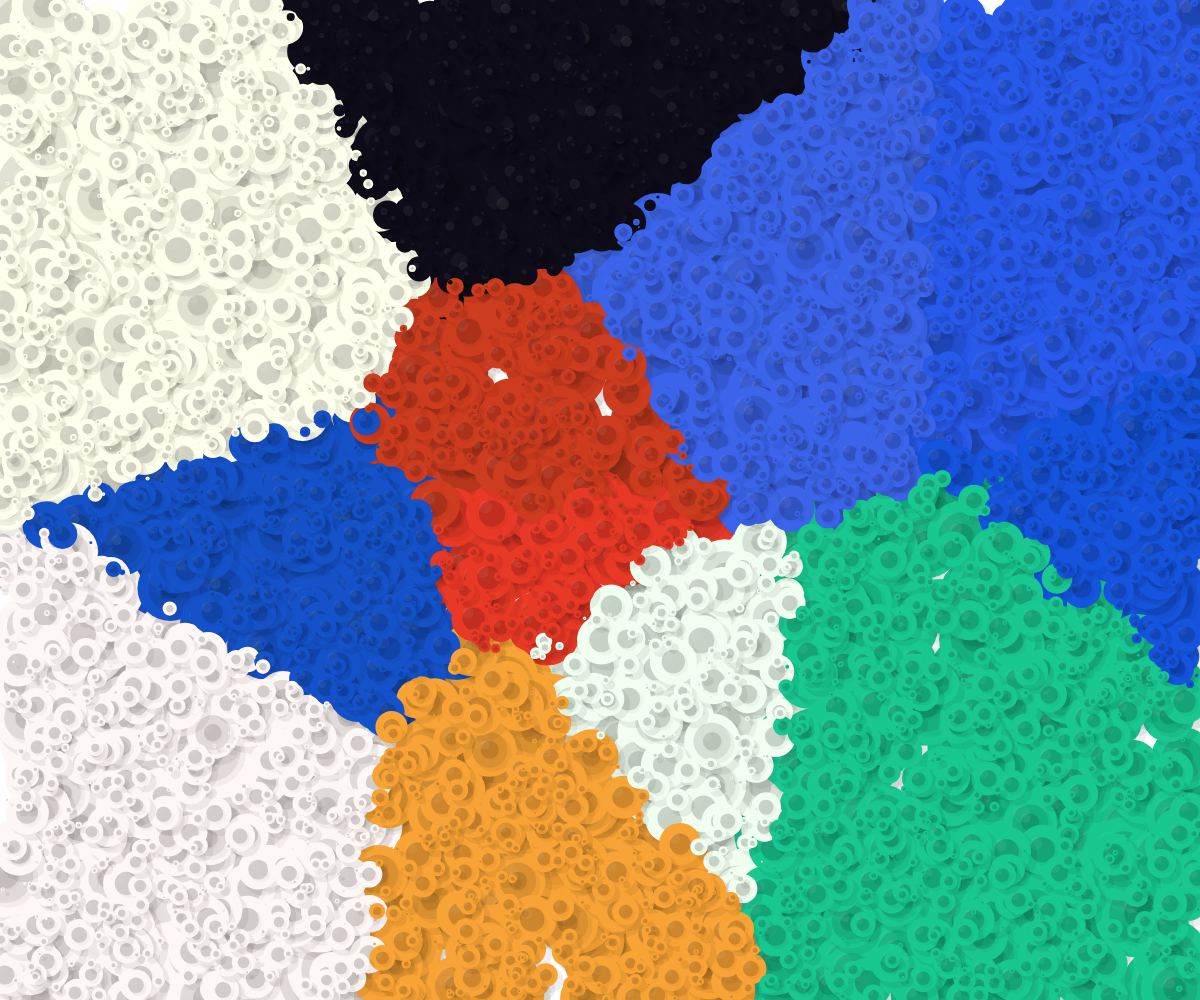
Frame 1 (no input)
Frame 2 (the mouse pressed at the canvas centre, redrawn once): identical to frame 1, image omitted

The p5.js sketch that drew this single still picture (run headless with seeded random() and noise() and a simulated clock; the mouse was pressed at the canvas centre and the sketch redrawn once):

// p5.js sketch
// ── sketch.js
let circles = [];

let zones = [];
let zoneColors = [];
let numZones = 12;

function setup() {
  createCanvas(windowWidth, windowHeight);
  noLoop();
  noStroke();
  noiseSeed(floor(random(10000)));

  generateCircles();
}

function generateCircles() {
  circles = [];
  zones = [];
  zoneColors = [];

  // 🎯 ZONES
  for (let i = 0; i < numZones; i++) {
    zones.push({
      x: random(width),
      y: random(height)
    });

    let palettes = [
      [40, 80, 220],
      [220, 40, 40],
      [255, 255, 255],
      [20, 20, 20],
      [240, 180, 40],
      [30, 200, 160]
    ];

    let p = random(palettes);

    zoneColors.push(
      color(
        p[0] + random(-20, 20),
        p[1] + random(-20, 20),
        p[2] + random(-20, 20)
      )
    );
  }

  // 🔥 MANY BIG CIRCLES FIRST (composition anchors)
  let bigCount = 120;

  for (let i = 0; i < bigCount; i++) {
    let tries = 0;
    let placed = false;

    while (!placed && tries < 80) {
      let x = random(width);
      let y = random(height);

      let r = random(150, 400) * pow(random(6), 5); // bias toward large

      let valid = true;

      for (let other of circles) {
        let d = dist(x, y, other.x, other.y);

        // allow overlap but not full destruction
        if (d < (r + other.r) * 0.6) {
          valid = false;
          break;
        }
      }

      if (valid) {
        circles.push({
          x,
          y,
          r,
          layers: floor(map(r, 20, 400, 3, 9)),
          jitter: random(0.85, 1.2)
        });
        placed = true;
      }

      tries++;
    }
  }

  // 🔶 MEDIUM + SMALL
  let attempts = 5000;

  for (let i = 0; i < attempts; i++) {
    let x = random(width);
    let y = random(height);

    let t = random();
    let r;

    if (t < 0.4) {
      r = random(60, 140);
    } else if (t < 0.75) {
      r = random(20, 60);
    } else {
      r = random(3, 20);
    }

    r *= pow(random(), 0.7);

    circles.push({
      x,
      y,
      r,
      layers: floor(map(r, 3, 200, 2, 6)),
      jitter: random(0.8, 1.25)
    });
  }

  // draw big first
  circles.sort((a, b) => b.r - a.r);
}

function draw() {
  background(255);

  for (let c of circles) {
    drawStack(c);
  }
}

// 🧠 polygon zoning (Voronoi-style + distortion)
function getZoneColor(x, y, jitter) {
  let closestDist = Infinity;
  let index = 0;

  for (let i = 0; i < zones.length; i++) {
    let dx = x - zones[i].x;
    let dy = y - zones[i].y;

    let d = sqrt(dx * dx + dy * dy);

    let distortion = noise(x * 0.01, y * 0.01) * 120;

    d = d * jitter + distortion;

    if (d < closestDist) {
      closestDist = d;
      index = i;
    }
  }

  return zoneColors[index];
}

function drawStack(c) {
  let baseCol = getZoneColor(c.x, c.y, c.jitter);

  for (let i = c.layers; i > 0; i--) {
    let t = i / c.layers;
    let r = c.r * t;

    // shadow
    fill(0, 0, 0, 16 * t);
    ellipse(c.x + 5 * t, c.y + 5 * t, r * 1.05);

    // main
    fill(
      red(baseCol) * (0.65 + 0.35 * t),
      green(baseCol) * (0.65 + 0.35 * t),
      blue(baseCol) * (0.65 + 0.35 * t)
    );
    ellipse(c.x, c.y, r);

    // highlight
    fill(255, 255, 255, 30 * (1 - t));
    ellipse(c.x - r * 0.25, c.y - r * 0.25, r * 0.5);
  }
}

function windowResized() {
  resizeCanvas(windowWidth, windowHeight);
  generateCircles();
  redraw();
}
